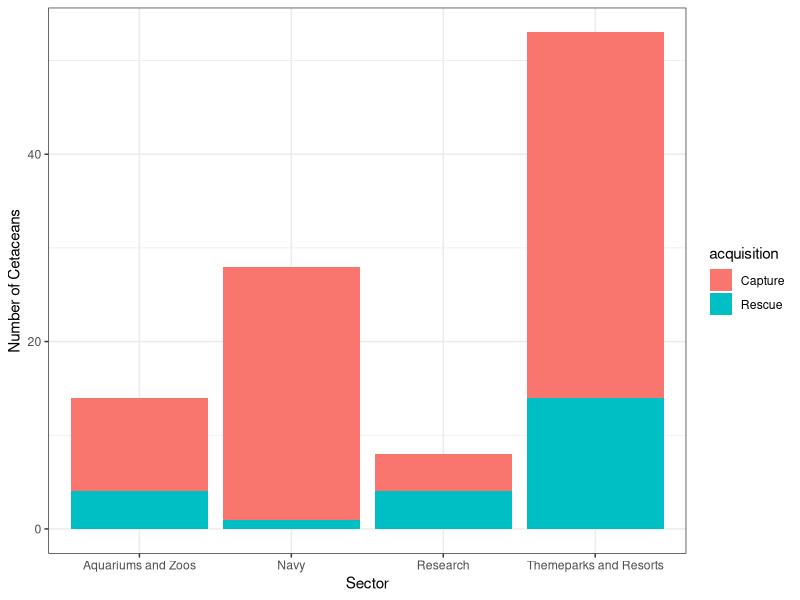
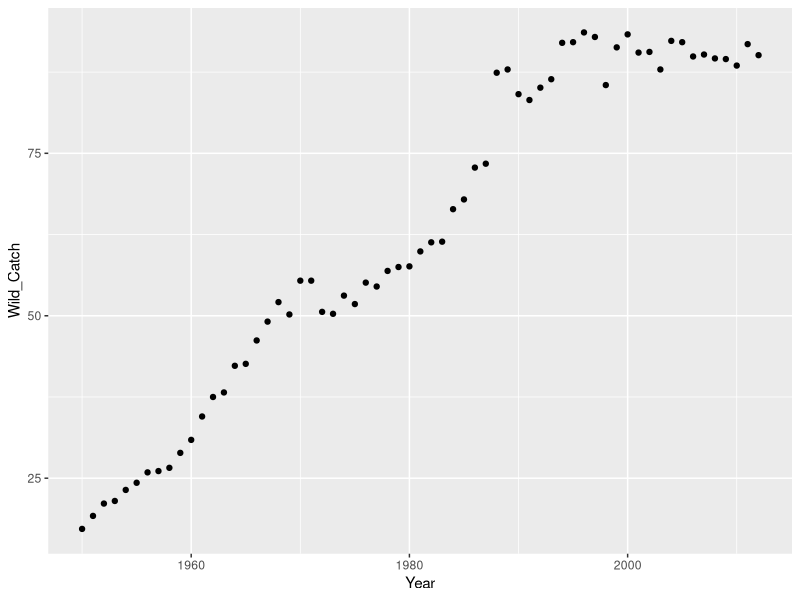
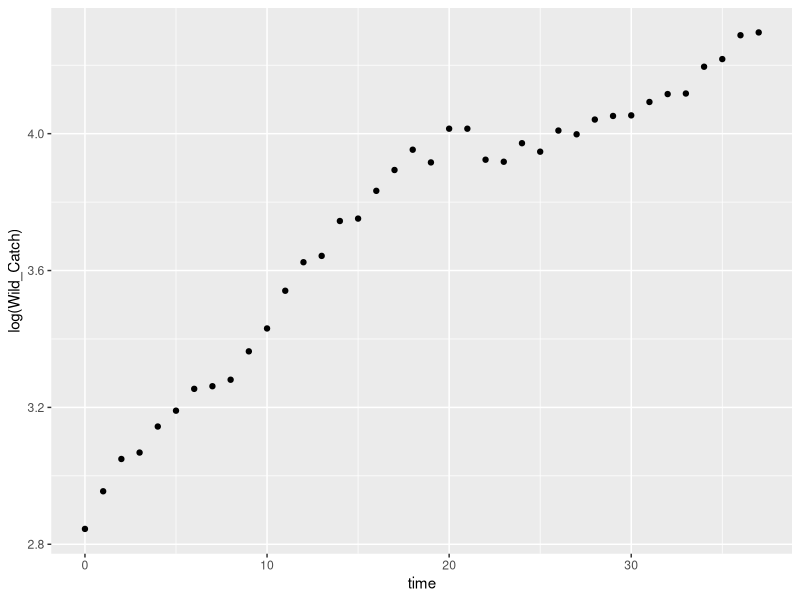
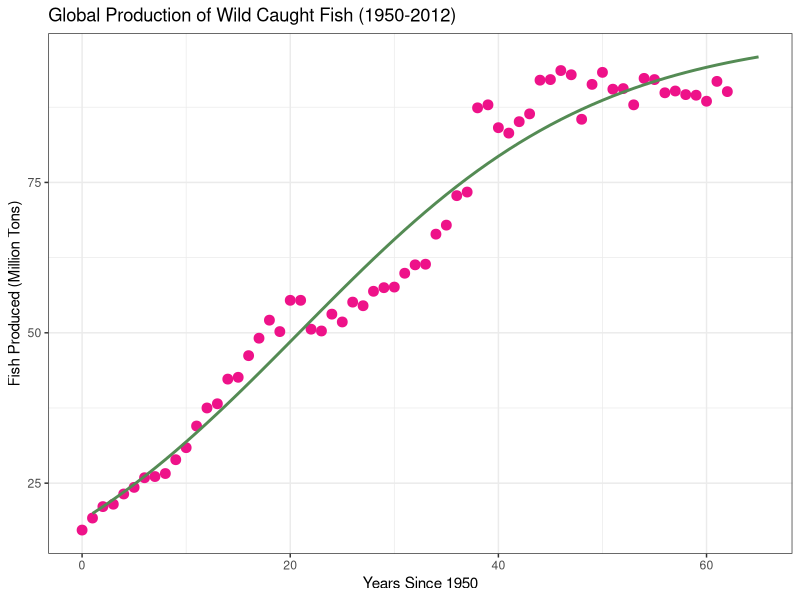
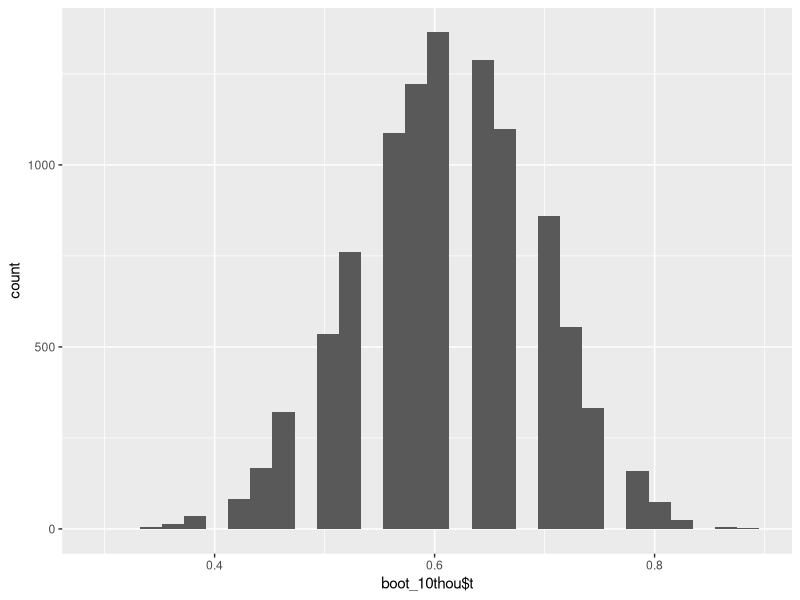

These charts were generated, in order, by the following R code:
## ---- chunk 1
knitr::opts_chunk$set(echo = TRUE)
## ---- chunk 2

cetacean <- read.csv("captive_cetacean.csv")

## ---- chunk 3

suppressPackageStartupMessages(library(tidyverse))
suppressPackageStartupMessages(library(ggplot2))
suppressPackageStartupMessages(library(dplyr))
suppressPackageStartupMessages(library(boot))

## ---- chunk 4

cap_rec <- cetacean %>%
  filter(acquisition == "Capture" | acquisition == "Rescue") %>%
  filter(status == "Alive") %>%
  select(species, birthYear, acquisition, originLocation, currently) %>%
  filter(birthYear != "NA")

cap_rec$navy <- str_detect(cap_rec$currently,"Navy") #does a given entry include "navy"" in its current location?

cap_rec$research <- str_detect(cap_rec$currently,"Research|Studies") #does a given entry include "Research" or "Studies" in its current location?

cap_rec$aquarium <- str_detect(cap_rec$currently,"Aquarium|Zoo") #does a given entry include "Aquarium" or "Zoo" in its current location?

cap_rec$sector = with(cap_rec, ifelse(navy %in% "TRUE", "Navy",
                  ifelse(research %in% "TRUE", "Research",
                  ifelse(aquarium %in% "TRUE", "Aquariums and Zoos", "Themeparks and Resorts")))) #creates a column for the sector that currently has the cetacean

cet_sector <- cap_rec %>%
  select(birthYear, acquisition, sector)

ThemeOnly <- cap_rec %>%
  filter(sector == "Themeparks and Resorts") #count how many cetaceans are in themeparks

navyOnly <- cap_rec %>%
  filter(navy == "TRUE") #count how many cetaceans are in the navy

ROnly <- cap_rec %>%
  filter(research == "TRUE") #count how many cetaceans are in research facilities

AOnly <- cap_rec %>%
  filter(aquarium == "TRUE") #count how many are in aquariums and zoos

## ---- chunk 5

ggplot(data = cet_sector, aes(sector, fill = acquisition))+
  geom_bar(stat = "count") +
  theme_bw() +
  ylab("Number of Cetaceans") +
  xlab("Sector")

## ---- chunk 6

fish <- read.csv("fish_catch_FIXED.csv")

## ---- chunk 7

ggplot(fish, aes(x = Year, y = Wild_Catch)) +
  geom_point()

## ---- chunk 8

BEstimate <- (87 - 17.2)/17.2
BEstimate #estimates and stores B

wild <- fish %>%
  select(Year, Wild_Catch)

#change year to # of years since 1950 so that 1950 is 0
wild$time = wild$Year - 1950

#estimate r by modeling as a logarithmic relationship when the catch is growing exponentially
log_time <- wild %>%
  filter(time < 38)

#plot cell growth vs time to make sure its linear
ggplot(log_time, aes(x = time, y = log(Wild_Catch)))+
  geom_point() #looks close to linear, which means that part was exp

lm(log(Wild_Catch) ~ time, data = log_time) # r ~ 0.03543

## ---- chunk 9

fish_fit <- nls(Wild_Catch ~ A/(1 + B*exp(-r*time)),
                start = list(A = 73.4, B = 4.058, r = 0.03543),
                             data = wild,
                             trace = TRUE)

fish_fit

#store coeffs
A <- coef(fish_fit)[1]
B <- coef(fish_fit)[2]
r <- coef(fish_fit)[3]

#create a new seq of values that we want to make predictions for with model. New seq of time values of relevant times (time_seq)
time_seq <- seq(1,65)

#plug new seq into model with the parameters A, B , and r that were found:
fish_pred <- A/(1 + B*exp(-r*time_seq))

#bind together with original data (time_seq data):
pred_df <- data.frame(time_seq, fish_pred)

#create graph with original data and model preds:
ggplot(wild, aes(x = time, y = Wild_Catch)) +
  geom_point(color = "deeppink2", size = 3) +
  geom_line(data = pred_df, aes(x = time_seq, y = fish_pred), colour = "palegreen4", size = 1) +
  theme_bw() +
  xlab("Years Since 1950") +
  ylab("Fish Produced (Million Tons)") +
  ggtitle("Global Production of Wild Caught Fish (1950-2012)")

## ---- chunk 10

response <- c(1, 1, 1 , 1, 1, 1, 1, 1, 1, 1, 1, 1, 1, 1, 1, 1, 1, 1, 1, 1, 1, 1, 0,0, 0, 0, 0, 0, 0, 0, 0, 0, 0, 0, 0, 0)

students <-seq(1,36)
 
 nb <- data.frame(students,response)

## ---- chunk 11

mean_fun <- function(x,i) {mean(x[i])} #i will be bootstrapping sample #, so x of bootstrap # to let it know that it will do the function for multiple times

boot_10thou <- boot(response, mean_fun, R = 10000) #vector, function, R is how many bootstrapping samples

boot_10thou # to report bias, SE
boot_10thou$t0 # to report the mean of the original sample

ggplot() +
  aes(boot_10thou$t) +
  geom_histogram()

## ---- chunk 12

boot.ci(boot_10thou, conf = 0.95)

